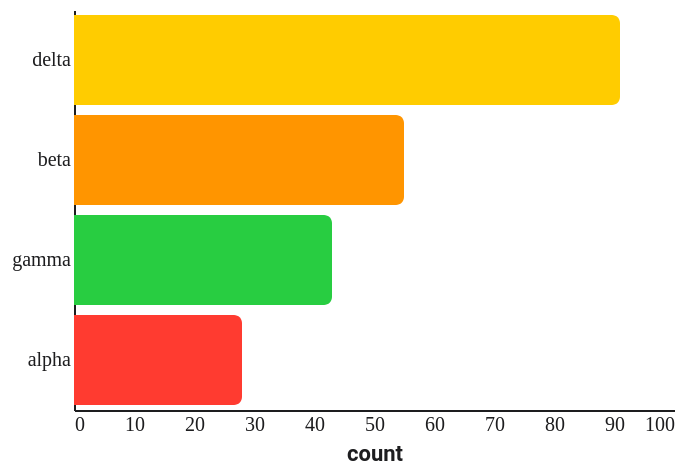

The specification (Vega-Lite) saved for this image:
### Vega-Lite specification from a JSON file in a GitHub repository (floating-point values rounded to 4 significant figures)
{"$schema": "https://vega.github.io/schema/vega-lite/v5.json", "width": 300, "height": 200, "config": {"background": "#FFFFFF", "font": "Roboto, Roboto Serif, Roboto Mono, system-ui, sans-serif", "view": {"stroke": null, "cornerRadius": 10}, "axis": {"domain": true, "domainColor": "#1D1D1F", "labelColor": "#1D1D1F", "titleColor": "#1D1D1F", "grid": false, "ticks": false, "labelFont": "Roboto Mono", "titleFont": "Roboto"}, "axisTop": {"domain": false, "domainColor": null, "labels": false, "ticks": false, "title": null}, "axisRight": {"domain": false, "domainColor": null, "labels": false, "ticks": false, "title": null}, "legend": {"titleFont": "Roboto", "labelFont": "Roboto", "labelColor": "#1D1D1F", "titleColor": "#1D1D1F"}, "title": {"font": "Roboto", "fontSize": 14, "color": "#1D1D1F", "subtitleFont": "Roboto", "subtitleColor": "#1D1D1F"}, "range": {"category": ["#FF3B30", "#FF9500", "#FFCC00", "#28CD41", "#79DBDC", "#007AFF", "#AF52DE", "#FF2D55"]}, "bar": {"cornerRadiusEnd": 4}, "line": {"strokeWidth": 2}, "point": {"filled": true, "size": 40}}, "data": {"values": [{"c": "alpha", "v": 28}, {"c": "beta", "v": 55}, {"c": "gamma", "v": 43}, {"c": "delta", "v": 91}]}, "mark": {"type": "bar", "cornerRadiusEnd": 4}, "encoding": {"y": {"field": "c", "type": "nominal", "sort": "-x", "axis": {"title": null}}, "x": {"field": "v", "type": "quantitative", "axis": {"title": "count"}}, "color": {"field": "c", "type": "nominal", "legend": null}}}
